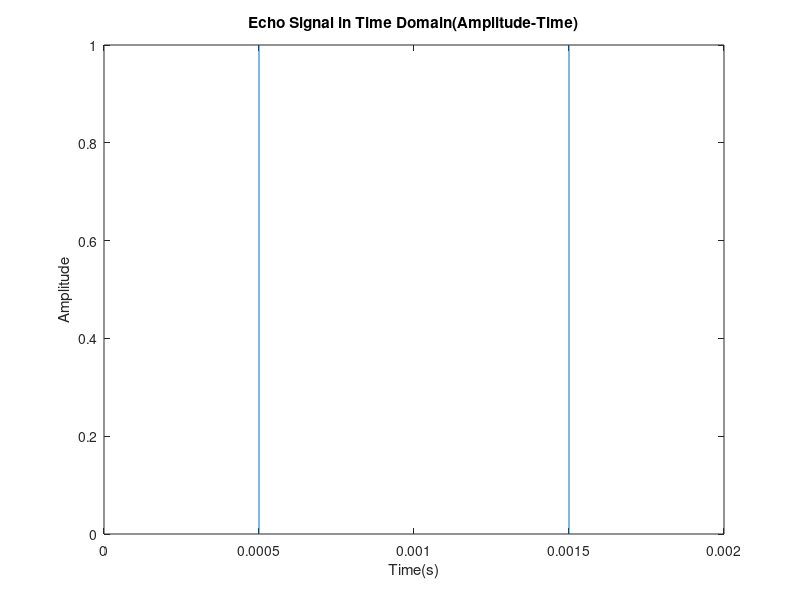
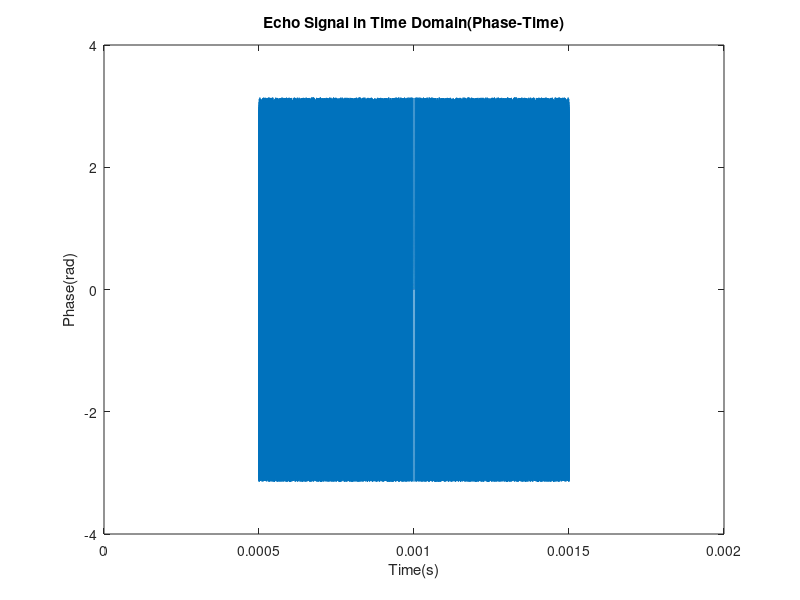
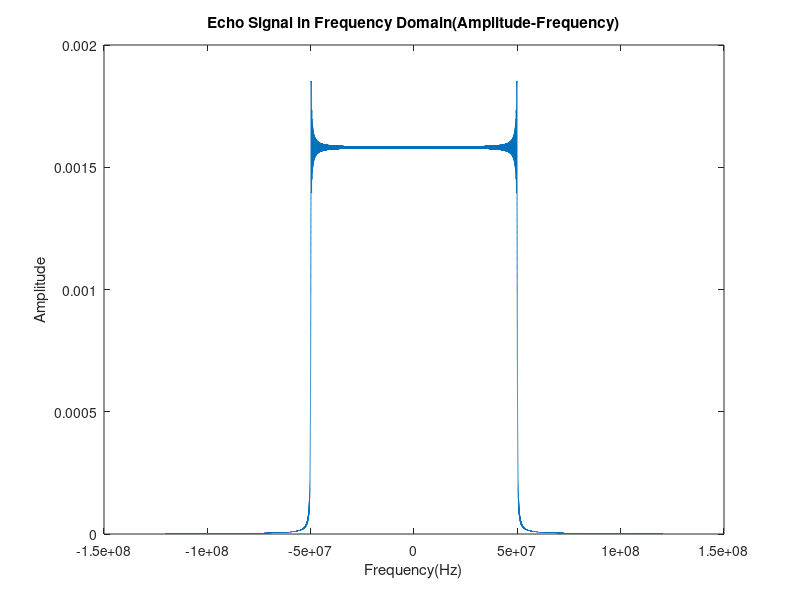
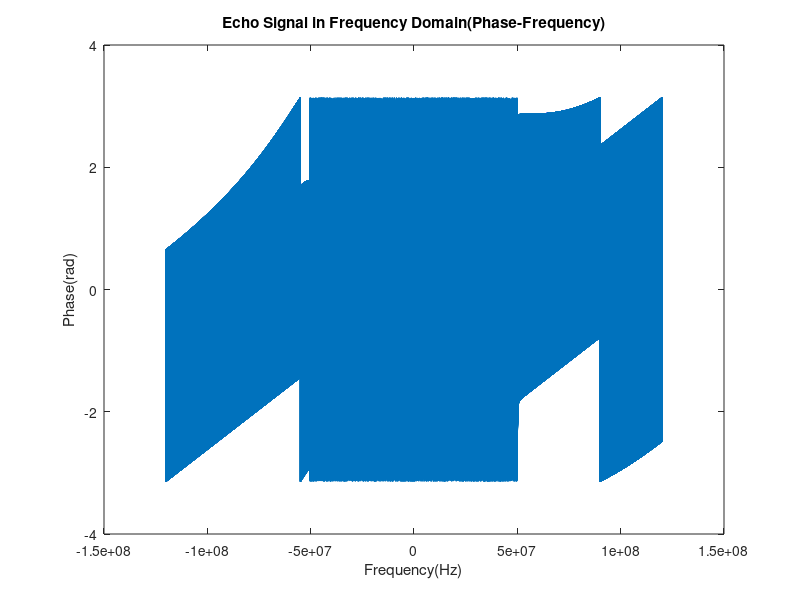

Recreate these plots in MATLAB, in order.
Tp = 1e-3; % 1ms
B = 100e6; % 100MHz
c = 3e8;   % Light Speed 3x10^8 m/s
alpha = 1.2;
timeRange = 0.002;
delay = 0.001;
fs = 2*B*alpha;
gamma = B/Tp;
t = -Tp/2:1/fs:Tp/2;
s = exp(1i*pi*gamma*t.^2);
y = zeros(1, timeRange*fs);
y((delay - Tp/2)*fs:(delay + Tp/2)*fs) = s;
ty = (1:length(y))/fs;
Y = fftshift(fft(y))/length(y);
fY = linspace(-fs/2, fs/2, length(ty));
figure;
plot(ty, abs(y));
xlabel('Time(s)');
ylabel('Amplitude');
title('Echo Signal in Time Domain(Amplitude-Time)');
figure;
plot(ty, angle(y));
xlabel('Time(s)');
ylabel('Phase(rad)');
title('Echo Signal in Time Domain(Phase-Time)');
figure;
plot(fY, abs(Y));
xlabel('Frequency(Hz)');
ylabel('Amplitude');
title('Echo Signal in Frequency Domain(Amplitude-Frequency)');
figure;
plot(fY, angle(Y));
xlabel('Frequency(Hz)');
ylabel('Phase(rad)');
title('Echo Signal in Frequency Domain(Phase-Frequency)');
%% Time domain signal =Flip=Conjugate=DFT=> System Function
%  Pulse Compression in frequency domain
H = fftshift(fft(ifftshift(conj(flip(s))), length(y))/length(y));
fH = linspace(-fs/2, fs/2, length(y));
figure;
plot(fH, abs(H));
xlabel('Frequency(Hz)');
ylabel('Amplitude');
title('Matched Filter in Frequency Domain(Amplitude-Frequency)');
figure;
plot(fH, angle(H));
xlabel('Frequency(Hz)');
ylabel('Phase(rad)');
title('Matched Filter in Frequency Domain(Phase-Frequency)');
C = H.*Y;
c = ifft(ifftshift(C));
figure;
plot(ty, 20*log10(abs(c)/max(abs(c))));
ylim([-50, 0]);
xlabel('Time(s)');
ylabel('Amplitude(dB)');